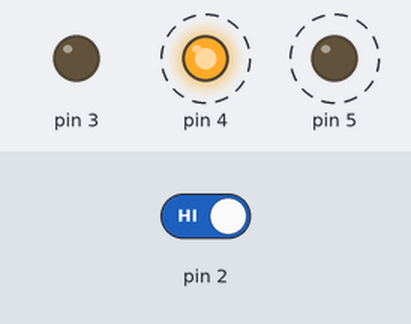
Simulated run of this sketch. Board: Arduino Uno, built with avr-gcc and run on an emulated ATmega328P. Shown: output pins drawn as LEDs (lit = HIGH). Dashed ring = blinking. The test bench sets the inputs (shaded band); at power-on: pin 2 HIGH.

Above: at 1.3 s.
1.4 s: pin 2 driven LOW
At 2.3 s:
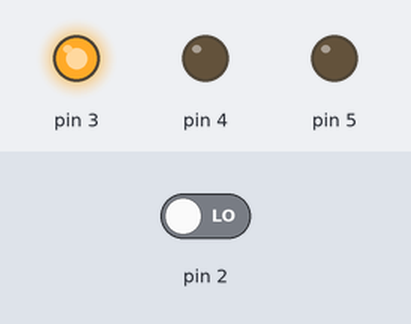
3.0 s: pin 2 driven HIGH
At 3.12 s:
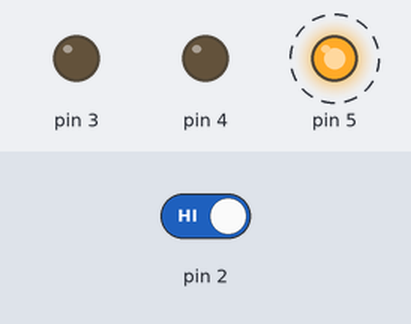
Timing chart, 0 to 12.0 s (numbered marks = the images above; inputs shaded):
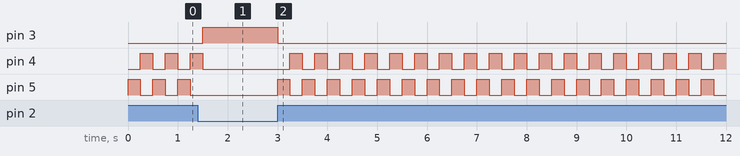

Measured:
- after the input at 1.4 s, pin 3: LOW → HIGH after 0.10 s; pin 4: goes on until 1.5 s, then stays LOW; pin 5: stops changing and stays LOW
- after the input at 3.0 s, pin 3: HIGH → LOW at once; pin 4: alternates HIGH for 0.25 s and LOW for 0.25 s, starting after 0.25 s; pin 5: alternates HIGH for 0.25 s and LOW for 0.25 s, starting at once
- by itself, pin 4, pin 5: alternates HIGH for 0.25 s and LOW for 0.25 s

The sketch:

sketch_sep29a.ino
```cpp
int switchState = 0;

void setup() {
  pinMode(3,OUTPUT);
  pinMode(4,OUTPUT);
  pinMode(5,OUTPUT);
  pinMode(2,INPUT);
}

void loop() {
  Serial.print(digitalRead(2));
  switchState = digitalRead(2);
  if(switchState == LOW){
    digitalWrite(3,HIGH);
    digitalWrite(4,LOW);
    digitalWrite(5,LOW);
  }
  else{
      digitalWrite(3,LOW);
      digitalWrite(4,LOW);
      digitalWrite(5,HIGH);

        delay(250);
        digitalWrite(4,HIGH);
        digitalWrite(5,LOW);
        delay(250);
  }
}
```
